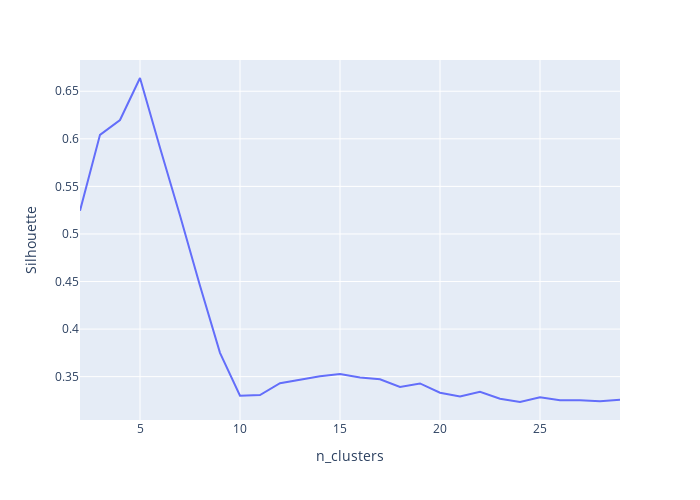

This figure's notebook cell:
### Code cell
#Diagramme silhouette
fig6 = px.line (x = Nbr, y = silhouette, width = 700, height = 500)
fig6.update_layout( xaxis_title = 'n_clusters', yaxis_title = 'Silhouette' )
fig6.show()

### Figure 1 — Plotly figure (JSON) as saved in the notebook; plotly's stock layout.template omitted (floating-point values rounded to 4 significant figures)
{"data": [{"hovertemplate": "x=%{x}<br>y=%{y}<extra></extra>", "legendgroup": "", "line": {"color": "#636efa", "dash": "solid"}, "marker": {"symbol": "circle"}, "mode": "lines", "name": "", "orientation": "v", "showlegend": false, "type": "scatter", "x": [2, 3, 4, 5, 6, 7, 8, 9, 10, 11, 12, 13, 14, 15, 16, 17, 18, 19, 20, 21, 22, 23, 24, 25, 26, 27, 28, 29], "xaxis": "x", "y": [0.5245, 0.6042, 0.6198, 0.6639, 0.5905, 0.5195, 0.4454, 0.375, 0.33, 0.3306, 0.3432, 0.3467, 0.3504, 0.3528, 0.3491, 0.3473, 0.3392, 0.3429, 0.3331, 0.3291, 0.3342, 0.3267, 0.3233, 0.3283, 0.3253, 0.3252, 0.3242, 0.3257], "yaxis": "y"}], "layout": {"height": 500, "legend": {"tracegroupgap": 0}, "margin": {"t": 60}, "width": 700, "xaxis": {"anchor": "y", "domain": [0, 1], "title": {"text": "n_clusters"}}, "yaxis": {"anchor": "x", "domain": [0, 1], "title": {"text": "Silhouette"}}}}
